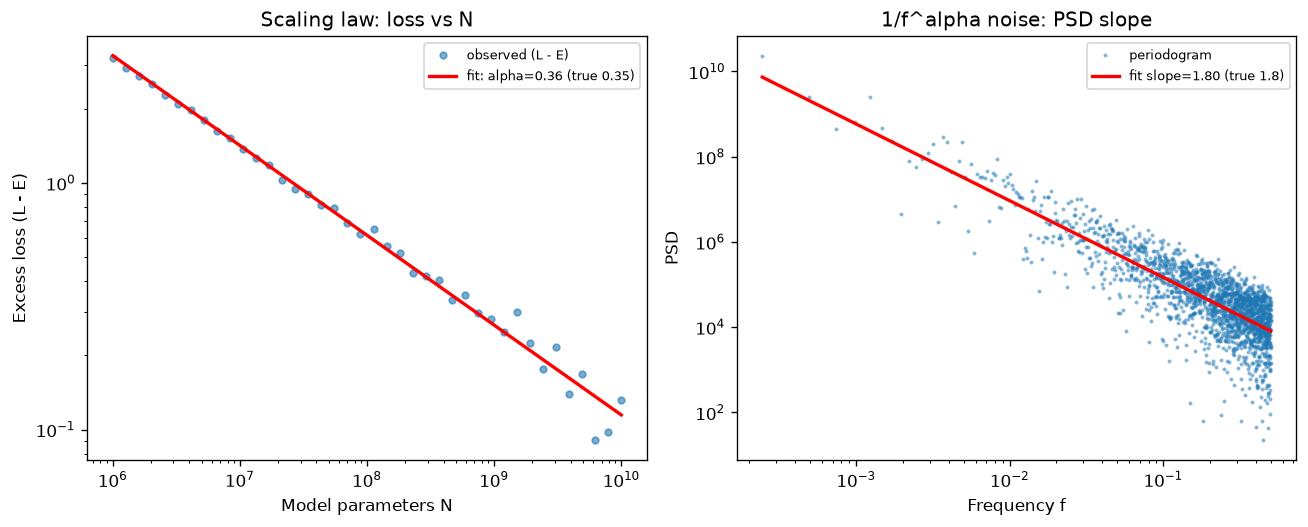

Source code (Python):
"""
Day 77 — Scaling laws.
Left panel: Chinchilla-style loss-vs-parameters power law + log-log fit.
Right panel: 1/f^alpha noise PSD slope estimation (Signal Lab tie-in) —
same log-log linear-regression machinery, different domain.
"""
import numpy as np
import matplotlib.pyplot as plt

np.random.seed(42)

# ---------- Left panel: L(N) = E + A / N^alpha ----------
N = np.logspace(6, 10, 40)          # 1e6 .. 1e10 parameters
E, A, alpha_true = 1.5, 400.0, 0.35
noise = np.random.normal(0, 0.03, size=N.shape)
L = E + A / N ** alpha_true + noise
L = np.clip(L, 1e-3, None)

log_N = np.log(N)
log_resid = np.log(L - E)                       # assume E (irreducible loss) is known/estimated
alpha_fit, log_A_fit = np.polyfit(log_N, log_resid, 1)
alpha_fit = -alpha_fit

# ---------- Right panel: synthetic 1/f^alpha noise, recover alpha from PSD slope ----------
n_samples = 4096
alpha_psd = 1.8
white = np.random.randn(n_samples)
spectrum = np.fft.rfft(white)
freqs_full = np.fft.rfftfreq(n_samples, d=1.0)
freqs = freqs_full[1:]                           # drop DC bin (f=0 -> division blows up)
shaped = spectrum[1:] / (freqs ** (alpha_psd / 2))   # amplitude ~ f^-(alpha/2) => power ~ f^-alpha
signal_1f = np.fft.irfft(np.concatenate([[0], shaped]), n=n_samples)

psd = np.abs(np.fft.rfft(signal_1f)) ** 2
psd = psd[1:]
log_f = np.log(freqs)
log_psd = np.log(psd + 1e-12)
slope_psd, intercept_psd = np.polyfit(log_f, log_psd, 1)

# ---------- Plot ----------
fig, axes = plt.subplots(1, 2, figsize=(11, 4.5))

axes[0].loglog(N, L - E, 'o', ms=4, alpha=0.6, label='observed (L - E)')
axes[0].loglog(N, np.exp(log_A_fit) * N ** (-alpha_fit), 'r-', lw=2,
               label=f'fit: alpha={alpha_fit:.2f} (true {alpha_true})')
axes[0].set_xlabel('Model parameters N')
axes[0].set_ylabel('Excess loss (L - E)')
axes[0].set_title('Scaling law: loss vs N')
axes[0].legend(fontsize=8)

axes[1].loglog(freqs, psd, '.', ms=3, alpha=0.4, label='periodogram')
axes[1].loglog(freqs, np.exp(intercept_psd) * freqs ** slope_psd, 'r-', lw=2,
               label=f'fit slope={-slope_psd:.2f} (true {alpha_psd})')
axes[1].set_xlabel('Frequency f')
axes[1].set_ylabel('PSD')
axes[1].set_title('1/f^alpha noise: PSD slope')
axes[1].legend(fontsize=8)

plt.tight_layout()
plt.savefig("graph_DAY_77.png", dpi=120, bbox_inches="tight")
